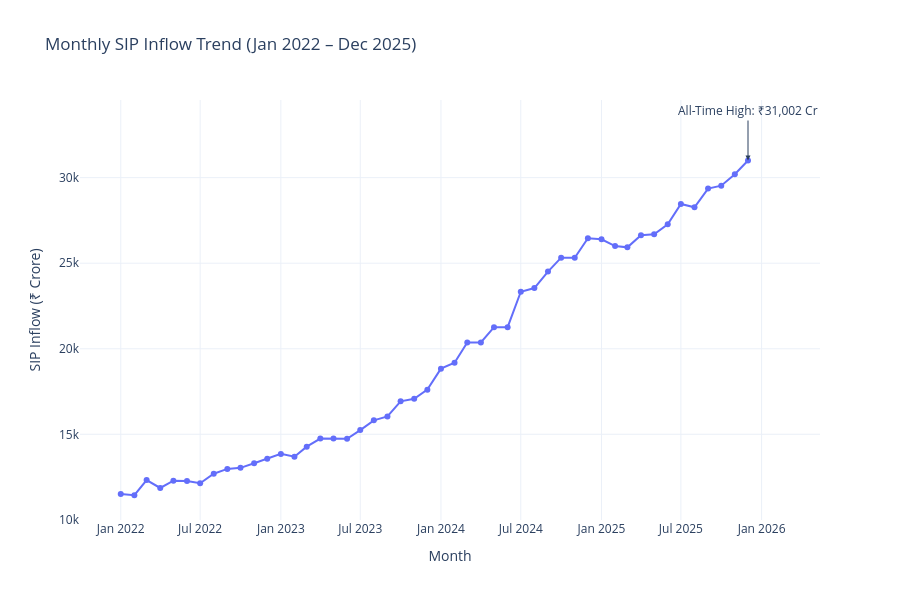

Source (notebook cell):
### Code cell
fig = px.line(
    sip,
    x="month",
    y="sip_inflow_crore",
    title="Monthly SIP Inflow Trend (Jan 2022 – Dec 2025)",
    labels={
        "month": "Month",
        "sip_inflow_crore": "SIP Inflow (₹ Crore)"
    },
    markers=True
)

# Highlight the highest SIP inflow
max_row = sip.loc[sip["sip_inflow_crore"].idxmax()]

fig.add_annotation(
    x=max_row["month"],
    y=max_row["sip_inflow_crore"],
    text=f'All-Time High: ₹{max_row["sip_inflow_crore"]:,} Cr',
    showarrow=True,
    arrowhead=2,
    ax=0,
    ay=-50
)

fig.update_layout(
    template="plotly_white",
    height=600
)

fig.show()

### Figure 1 — Plotly figure (JSON) as saved in the notebook; plotly's stock layout.template omitted (floating-point values rounded to 4 significant figures)
{"data": [{"hovertemplate": "Month=%{x}<br>SIP Inflow (₹ Crore)=%{y}<extra></extra>", "legendgroup": "", "line": {"color": "#636efa", "dash": "solid"}, "marker": {"symbol": "circle"}, "mode": "lines+markers", "name": "", "orientation": "v", "showlegend": false, "type": "scatter", "x": ["2022-01-01T00:00:00.000000", "2022-02-01T00:00:00.000000", "2022-03-01T00:00:00.000000", "2022-04-01T00:00:00.000000", "2022-05-01T00:00:00.000000", "2022-06-01T00:00:00.000000", "2022-07-01T00:00:00.000000", "2022-08-01T00:00:00.000000", "2022-09-01T00:00:00.000000", "2022-10-01T00:00:00.000000", "2022-11-01T00:00:00.000000", "2022-12-01T00:00:00.000000", "2023-01-01T00:00:00.000000", "2023-02-01T00:00:00.000000", "2023-03-01T00:00:00.000000", "2023-04-01T00:00:00.000000", "2023-05-01T00:00:00.000000", "2023-06-01T00:00:00.000000", "2023-07-01T00:00:00.000000", "2023-08-01T00:00:00.000000", "2023-09-01T00:00:00.000000", "2023-10-01T00:00:00.000000", "2023-11-01T00:00:00.000000", "2023-12-01T00:00:00.000000", "2024-01-01T00:00:00.000000", "2024-02-01T00:00:00.000000", "2024-03-01T00:00:00.000000", "2024-04-01T00:00:00.000000", "2024-05-01T00:00:00.000000", "2024-06-01T00:00:00.000000", "2024-07-01T00:00:00.000000", "2024-08-01T00:00:00.000000", "2024-09-01T00:00:00.000000", "2024-10-01T00:00:00.000000", "2024-11-01T00:00:00.000000", "2024-12-01T00:00:00.000000", "2025-01-01T00:00:00.000000", "2025-02-01T00:00:00.000000", "2025-03-01T00:00:00.000000", "2025-04-01T00:00:00.000000", "2025-05-01T00:00:00.000000", "2025-06-01T00:00:00.000000", "2025-07-01T00:00:00.000000", "2025-08-01T00:00:00.000000", "2025-09-01T00:00:00.000000", "2025-10-01T00:00:00.000000", "2025-11-01T00:00:00.000000", "2025-12-01T00:00:00.000000"], "xaxis": "x", "y": [11517, 11438, 12328, 11863, 12286, 12276, 12140, 12694, 12976, 13040, 13306, 13573, 13856, 13687, 14276, 14749, 14749, 14734, 15245, 15814, 16042, 16928, 17073, 17610, 18838, 19187, 20371, 20371, 21262, 21262, 23332, 23547, 24509, 25323, 25320, 26459, 26400, 25999, 25926, 26632, 26688, 27274, 28464, 28265, 29361, 29529, 30200, 31002], "yaxis": "y"}], "layout": {"annotations": [{"arrowhead": 2, "ax": 0, "ay": -50, "showarrow": true, "text": "All-Time High: ₹31,002 Cr", "x": "2025-12-01T00:00:00", "y": 31002}], "height": 600, "legend": {"tracegroupgap": 0}, "title": {"text": "Monthly SIP Inflow Trend (Jan 2022 – Dec 2025)"}, "xaxis": {"anchor": "y", "domain": [0, 1], "title": {"text": "Month"}}, "yaxis": {"anchor": "x", "domain": [0, 1], "title": {"text": "SIP Inflow (₹ Crore)"}}}}
